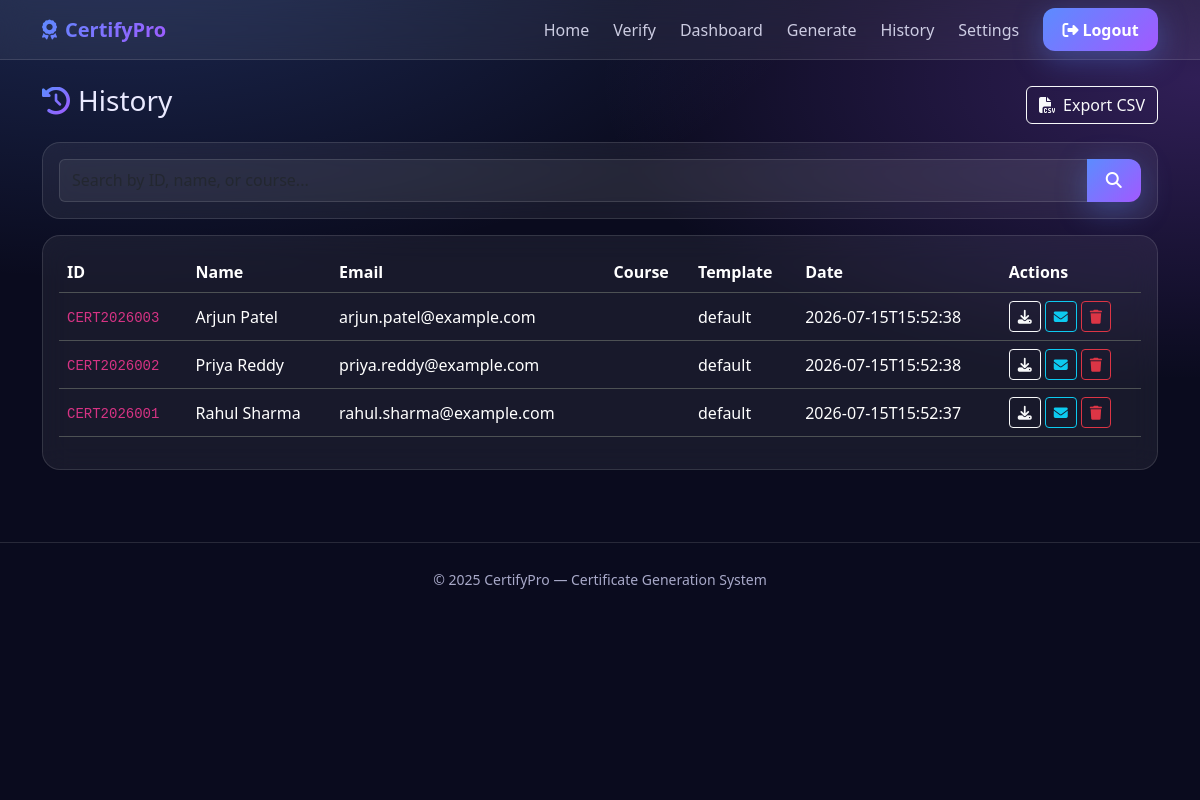
Screenshot of /history (signed in) with the database file from the repository.
### tables this page shows
CREATE TABLE certificates (
        id INTEGER PRIMARY KEY AUTOINCREMENT,
        certificate_id TEXT UNIQUE NOT NULL,
        participant_name TEXT NOT NULL,
        email TEXT,
        course TEXT,
        organization TEXT,
        date TEXT,
        duration TEXT,
        grade TEXT,
        instructor TEXT,
        remarks TEXT,
        template TEXT,
        file_path TEXT,
        status TEXT DEFAULT 'generated',
        created_at TEXT NOT NULL
    );

### app.py (the view)
@app.route("/history")
@login_required
def history():
    q = request.args.get("q", "").strip()
    rows = db.list_certificates(search=q or None)
    return render_template("history.html", rows=rows, q=q)

### app.py (called while the page is built)
def login_required(f):
    @wraps(f)
    def wrapper(*args, **kwargs):
        if not session.get("user"):
            flash("Please log in first.", "warning")
            return redirect(url_for("login"))
        return f(*args, **kwargs)
    return wrapper

@app.context_processor
def inject_globals():
    return {"current_user": session.get("user"), "settings": db.get_settings()}

### database.py (called while the page is built)
def get_conn():
    os.makedirs(os.path.dirname(Config.DB_PATH), exist_ok=True)
    conn = sqlite3.connect(Config.DB_PATH)
    conn.row_factory = sqlite3.Row
    return conn

def list_certificates(search=None, limit=500):
    conn = get_conn()
    if search:
        q = f"%{search}%"
        rows = conn.execute("""SELECT * FROM certificates
            WHERE certificate_id LIKE ? OR participant_name LIKE ? OR course LIKE ?
            ORDER BY created_at DESC LIMIT ?""", (q, q, q, limit)).fetchall()
    else:
        rows = conn.execute(
            "SELECT * FROM certificates ORDER BY created_at DESC LIMIT ?", (limit,)
        ).fetchall()
    conn.close()
    return [dict(r) for r in rows]

def get_settings():
    conn = get_conn()
    rows = conn.execute("SELECT key, value FROM settings").fetchall()
    conn.close()
    return {r["key"]: r["value"] for r in rows}

### templates/history.html
{% extends "base.html" %}
{% block content %}
<div class="container py-4">
  <div class="d-flex justify-content-between align-items-center mb-3">
    <h3><i class="fa fa-clock-rotate-left me-2 gradient-text"></i>History</h3>
    <a class="btn btn-outline-light" href="{{ url_for('history_export') }}"><i class="fa fa-file-csv me-2"></i>Export CSV</a>
  </div>
  <form class="glass-card p-3 mb-3" method="get">
    <div class="input-group">
      <input class="form-control" name="q" value="{{ q }}" placeholder="Search by ID, name, or course...">
      <button class="btn btn-neon"><i class="fa fa-search"></i></button>
    </div>
  </form>
  <div class="glass-card p-3">
    <div class="table-responsive">
      <table class="table table-dark table-hover align-middle" id="histTable">
        <thead><tr><th>ID</th><th>Name</th><th>Email</th><th>Course</th><th>Template</th><th>Date</th><th>Actions</th></tr></thead>
        <tbody>
          {% for r in rows %}
          <tr>
            <td><code>{{ r.certificate_id }}</code></td>
            <td>{{ r.participant_name }}</td>
            <td>{{ r.email }}</td>
            <td>{{ r.course }}</td>
            <td>{{ r.template }}</td>
            <td>{{ r.created_at[:19] }}</td>
            <td class="d-flex gap-1">
              {% if r.file_path %}
              <a class="btn btn-sm btn-outline-light" href="{{ url_for('certificate_file', filename=r.file_path.split('/')[-1].split('\\')[-1]) }}" target="_blank"><i class="fa fa-download"></i></a>
              {% endif %}
              {% if r.email %}
              <button class="btn btn-sm btn-outline-info email-btn" data-cid="{{ r.certificate_id }}"><i class="fa fa-envelope"></i></button>
              {% endif %}
              <form method="post" action="{{ url_for('history_delete', cid=r.certificate_id) }}" onsubmit="return confirm('Delete this record?')">
                <button class="btn btn-sm btn-outline-danger"><i class="fa fa-trash"></i></button>
              </form>
            </td>
          </tr>
          {% else %}
          <tr><td colspan="7" class="text-center text-muted-2">No records.</td></tr>
          {% endfor %}
        </tbody>
      </table>
    </div>
  </div>
</div>
{% endblock %}

### templates/base.html (shortened to what this page needs)
<!doctype html>
<html lang="en" data-theme="{{ settings.get('theme', 'dark') }}">
<head>
<link href="https://cdn.jsdelivr.net/npm/bootstrap@5.3.3/dist/css/bootstrap.min.css" rel="stylesheet">
<link href="https://cdnjs.cloudflare.com/ajax/libs/font-awesome/6.5.2/css/all.min.css" rel="stylesheet">
<link href="https://unpkg.com/aos@2.3.4/dist/aos.css" rel="stylesheet">
<link rel="stylesheet" href="{{ url_for('static', filename='css/style.css') }}">
<link rel="stylesheet" href="{{ url_for('static', filename='css/dashboard.css') }}">
<link rel="stylesheet" href="{{ url_for('static', filename='css/animations.css') }}">
</head>
<body>
<div class="bg-orbs"><span></span><span></span><span></span></div>
<nav class="navbar navbar-expand-lg glass-nav sticky-top">
  <div class="container">
    <a class="navbar-brand fw-bold gradient-text" href="{{ url_for('index') }}">
      <i class="fa-solid fa-award me-2"></i>CertifyPro
    </a>
    <div id="nav" class="collapse navbar-collapse">
      <ul class="navbar-nav ms-auto align-items-lg-center gap-lg-2">
        <li class="nav-item"><a class="nav-link" href="{{ url_for('index') }}">Home</a></li>
        <li class="nav-item"><a class="nav-link" href="{{ url_for('verify') }}">Verify</a></li>
        {% if current_user %}
          <li class="nav-item"><a class="nav-link" href="{{ url_for('dashboard') }}">Dashboard</a></li>
          <li class="nav-item"><a class="nav-link" href="{{ url_for('upload') }}">Generate</a></li>
          <li class="nav-item"><a class="nav-link" href="{{ url_for('history') }}">History</a></li>
          <li class="nav-item"><a class="nav-link" href="{{ url_for('settings_page') }}">Settings</a></li>
          <li class="nav-item"><a class="btn btn-neon ms-lg-2" href="{{ url_for('logout') }}"><i class="fa fa-sign-out-alt me-1"></i>Logout</a></li>
        {% else %}
          <li class="nav-item"><a class="btn btn-neon" href="{{ url_for('login') }}">Login</a></li>
        {% endif %}
      </ul>
    </div>
  </div>
</nav>
<div class="toast-container position-fixed top-0 end-0 p-3" style="z-index:1090">
</div>
<main>{% block content %}{% endblock %}</main>
<footer class="footer text-center py-4 mt-5">
  <div class="container">
    <small>© {{ 2025 }} CertifyPro — Certificate Generation System</small>
  </div>
</footer>
</body>
</html>

### static/css/style.css (style rules this page uses)
:root { --bg:#0a0b1e;--fg:#eaeaff;--muted:#a8a9c9; --grad: linear-gradient(135deg,#5b8cff 0%,#a259ff 100%); --glass: rgba(255,255,255,.06); --glass-border: rgba(255,255,255,.12); }
* { scrollbar-width:thin;scrollbar-color:#5b8cff transparent }
html,body { background:var(--bg);color:var(--fg);font-family:'Segoe UI',system-ui,sans-serif;min-height:100% }
body { background: radial-gradient(1200px 600px at 10% -10%, rgba(91,140,255,.25), transparent 60%), radial-gradient(1000px 500px at 100% 10%, rgba(162,89,255,.25), transparent 60%), var(--bg); min-height:100vh;overflow-x:hidden; }
.gradient-text { background:var(--grad);-webkit-background-clip:text;background-clip:text;color:transparent }
.glass-nav { background:var(--glass);backdrop-filter:blur(14px);border-bottom:1px solid var(--glass-border) }
.navbar .nav-link { color:var(--fg);opacity:.85 }
.glass-card { background:var(--glass);backdrop-filter:blur(14px);border:1px solid var(--glass-border);border-radius:18px;color:var(--fg);transition:transform .25s ease, box-shadow .25s ease }
.btn-neon { background:var(--grad);border:0;color:white;font-weight:600;border-radius:12px;padding:.6rem 1.2rem;box-shadow:0 8px 30px rgba(91,140,255,.35);transition:transform .2s ease }
.footer { color:var(--muted);border-top:1px solid var(--glass-border) }
.form-control,.form-select,.input-group-text { background:var(--glass);color:var(--fg);border:1px solid var(--glass-border) }
.table-dark { --bs-table-bg:transparent }
.bg-orbs { position:fixed;inset:0;pointer-events:none;z-index:-1;overflow:hidden }
.bg-orbs span { position:absolute;width:400px;height:400px;border-radius:50%;filter:blur(90px);opacity:.35;animation:float 14s ease-in-out infinite }
.bg-orbs span:nth-child(1) { background:#5b8cff;top:-80px;left:-80px }
.bg-orbs span:nth-child(2) { background:#a259ff;bottom:-100px;right:-60px;animation-delay:-4s }
.bg-orbs span:nth-child(3) { background:#ff6ec4;top:40%;left:60%;animation-delay:-8s }

### rows the page displays
certificates: certificate_id "CERT2026003", participant_name "Arjun Patel", email "arjun.patel@example.com", template "default", created_at "2026-07-15T15:52:38"
certificates: certificate_id "CERT2026002", participant_name "Priya Reddy", email "priya.reddy@example.com", template "default", created_at "2026-07-15T15:52:38"
certificates: certificate_id "CERT2026001", participant_name "Rahul Sharma", email "rahul.sharma@example.com", template "default", created_at "2026-07-15T15:52:37"

### other values shown
{{ 2025 }} "2025"
